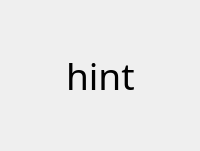
<?xml version="1.0" encoding="UTF-8"?>
<ui version="4.0">
 <class>hint</class>
 <widget class="QWidget" name="hint">
  <property name="geometry">
   <rect>
    <x>0</x>
    <y>0</y>
    <width>200</width>
    <height>151</height>
   </rect>
  </property>
  <property name="windowTitle">
   <string>Form</string>
  </property>
  <widget class="QWidget" name="layoutWidget">
   <property name="geometry">
    <rect>
     <x>10</x>
     <y>10</y>
     <width>181</width>
     <height>131</height>
    </rect>
   </property>
   <layout class="QVBoxLayout" name="verticalLayout">
    <item alignment="Qt::AlignHCenter|Qt::AlignVCenter">
     <widget class="QLabel" name="hint_label">
      <property name="font">
       <font>
        <family>微軟正黑體</family>
        <pointsize>28</pointsize>
       </font>
      </property>
      <property name="text">
       <string>hint</string>
      </property>
     </widget>
    </item>
   </layout>
  </widget>
 </widget>
 <resources/>
 <connections/>
</ui>
